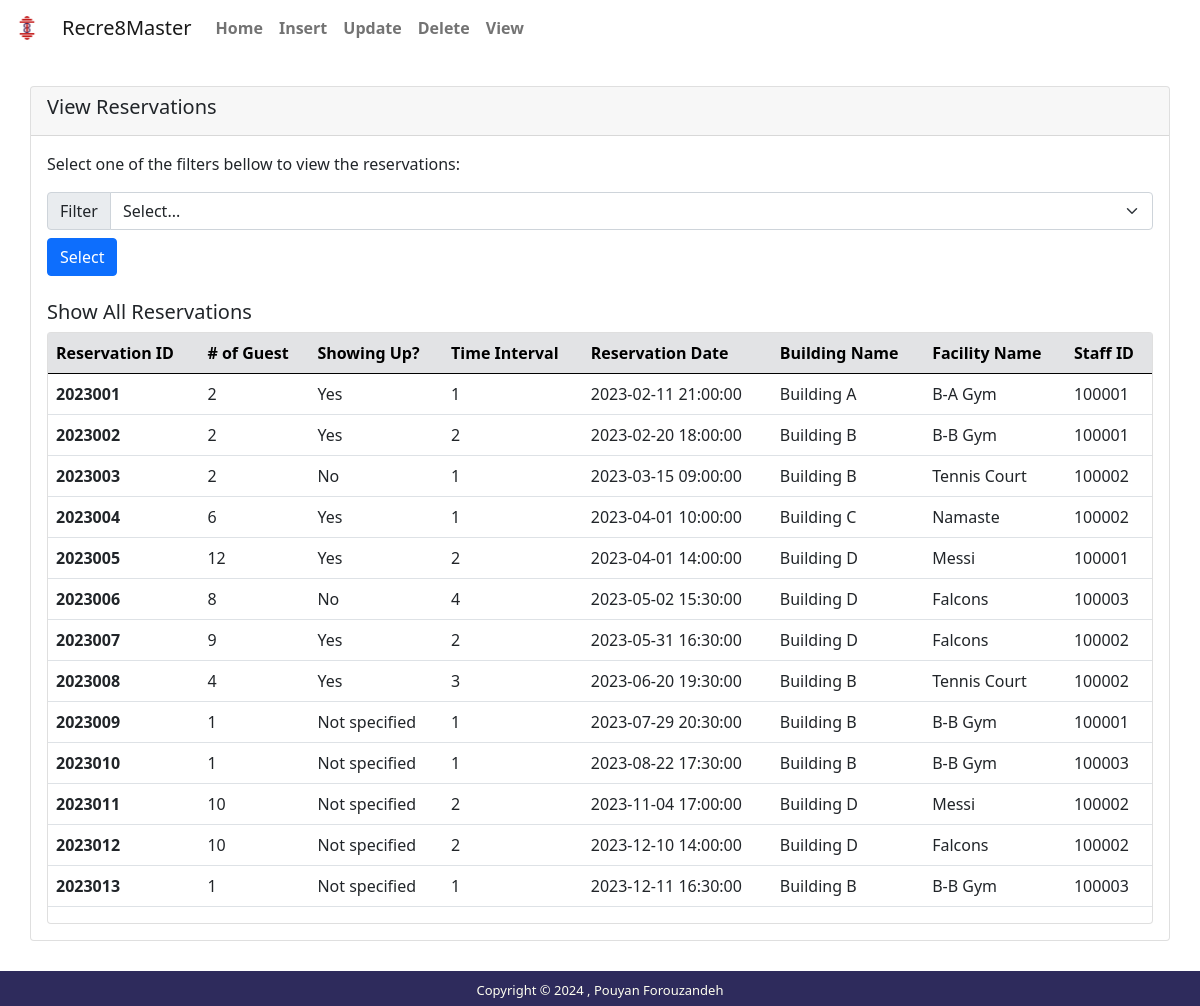
Page /Recre8Master/pages/all-reservation.php on the committed database.
### tables this page shows
CREATE TABLE Reservation(
    ReservationID INT,
    NoOfGuest SMALLINT NOT NULL,
    ShowingUp TINYINT,
    TimeInterval SMALLINT NOT NULL,
    ReservationDate DATETIME NOT NULL,
    BuildingName CHAR(15) NOT NULL,
    FacilityName CHAR(15) NOT NULL,
    StaffID INT NOT NULL,
    PRIMARY KEY (ReservationID),
    FOREIGN KEY (BuildingName) REFERENCES Building(BuildingName),
    FOREIGN KEY (FacilityName, BuildingName) REFERENCES BuildingFacility(FacilityName, BuildingName),
    FOREIGN KEY (StaffID) REFERENCES Employee(StaffID) 
);

### Recre8Master/pages/all-reservation.php (the view, shortened to what this page needs)
<?php include('../components/header.php'); ?>
<main>
    <div class="card">
        <div class="card-header">
            <h5 class="card-title">View Reservations</h5>
        </div>
        <div class="card-body">
            <form method="POST">
                <p class="card-text">
                    Select one of the filters bellow to view the reservations:
                </p>
                <div class="input-group mb-2">
                    <label for="ViewSelection" class="input-group-text">Filter</label>
                    <select class="form-select" id="ViewSelection" name="ViewSelection">
                        <option>Select...</option>
                    </select>
                </div>
                <div class="inlineGroup">
                    <button type="submit" class="btn btn-primary" name="Submit">Select</button>
                </div>
            </form>
            <form method="POST">
                <br />
                <h5 class="card-title">Show All Reservations</h5>
                <div class="card">
                    <table class="table table-hover">
                        <thead>
                            <tr class="table-secondary">
                                <th scope="col">Reservation ID</th>
                                <th scope="col"># of Guest</th>
                                <th scope="col">Showing Up?</th>
                                <th scope="col">Time Interval</th>
                                <th scope="col">Reservation Date</th>
                                <th scope="col">Building Name</th>
                                <th scope="col">Facility Name</th>
                                <th scope="col">Staff ID</th>
                            </tr>
                        </thead>
                        <tbody>
                            <?php
                            $servername = "localhost";
                            $username = "root";
                            $password = "";
                            $dbname = "Recre8MasterPouyan";
                            $sql = "SELECT * FROM Reservation;";
                            try {
                                $conn = new PDO("mysql:host=$servername; dbname=$dbname", $username, $password);
                                $conn->setAttribute(PDO::ATTR_ERRMODE, PDO::ERRMODE_EXCEPTION);
                                $stmnt = $conn->prepare($sql);
                                $stmnt->execute();
                                $rows = $stmnt->fetchAll();
                                if ($rows) {
                                    foreach ($rows as $row) {
                                        echo "<tr>";
                                        echo "<th scope='row'>" . $row['ReservationID'] . "</th>";
                                        echo "<td>" . $row['NoOfGuest'] . "</td>";
                                        echo "<td>" . ($row['ShowingUp'] == '1' ? 'Yes' : ($row['ShowingUp'] == '0' ? 'No' : 'Not specified')) . "</td>";
                                        echo "<td>" . $row['TimeInterval'] . "</td>";
                                        echo "<td>" . $row['ReservationDate'] . "</td>";
                                        echo "<td>" . $row['BuildingName'] . "</td>";
                                        echo "<td>" . $row['FacilityName'] . "</td>";
                                        echo "<td>" . $row['StaffID'] . "</td>";
                                        echo "</tr>";
                                    }
                                } else {
                                    echo "<tr> <td class='error'>Empty!</td><td></td><td></td><td></td><td></td><td></td><td></td><td></td> </tr>";
                                }
                            } catch (PDOException $e) {
                                echo '<script type="text/javascript">
                            const ele = document.getElementById("feedbackMessage");
                            ele.className = "error";
                            ele.innerHTML = errorMessageCreator_other("' . $e->getMessage() . '");
                            </script>';
                            }
                            ?>
                        </tbody>
                    </table>
                </div>
            </form>
        </div>
    </div>
</main>
<?php include('../components/footer.php'); ?>

### Recre8Master/components/header.php (shortened to what this page needs)
<!DOCTYPE html>
<html>
<head>
    <link rel="stylesheet" type="text/css" href="../css/stylesheet.css" />
    <link rel="stylesheet" type="text/css" href="../libraries/bootstrap/css/bootstrap.min.css" />
</head>
<body>
    <header>
        <?php include('../components/navbar.php'); ?>
    </header>

### Recre8Master/components/navbar.php (shortened to what this page needs)
<nav class="navbar navbar-expand-lg navbar-light">
  <div class="container-fluid">
    <img src="../img/Icon.png" alt="logo" width="30" height="24" style="margin-right: 20px;">
    <a class="navbar-brand" href="../">Recre8Master</a>
    <div class="collapse navbar-collapse" id="navbarNavDropdown">
      <ul class="navbar-nav">
        <li class="nav-item"><a class="nav-link" aria-current="page" href="../">Home</span></a></li>
        <li class="nav-item"><a class="nav-link" href="../pages/insert.php">Insert</a></li>
        <li class="nav-item"><a class="nav-link" href="../pages/update.php">Update</a></li>
        <li class="nav-item"><a class="nav-link" href="../pages/delete.php">Delete</a></li>
        <li class="nav-item"><a class="nav-link" href="../pages/view.php">View</a></li>
      </ul>
    </div>
  </div>
</nav>

### Recre8Master/components/footer.php (shortened to what this page needs)
<footer>
    <span>Copyright &copy;
        , Pouyan Forouzandeh
    </span>
</footer>
</body>
</html>

### Recre8Master/css/stylesheet.css (style rules this page uses)
main { min-height: 100%; flex-grow: 1; margin: 30px; }
footer { flex-shrink: 0; padding: 10px; background-color: rgba(4, 0, 60, 0.83); color: ivory; font-size: small; height: 35px; text-align: center; }
.inlineGroup { display: flex; flex-direction: row; align-items: center; column-gap: 20px; }
.nav-link { font-weight: bold; }
.navbar-light { background-color: transparent; }

### rows in the picture
reservation: ReservationID "2023001", NoOfGuest "2", ShowingUp "Yes", TimeInterval "1", ReservationDate "2023-02-11 21:00:00", BuildingName "Building A", FacilityName "B-A Gym", StaffID "100001"
reservation: ReservationID "2023002", NoOfGuest "2", ShowingUp "Yes", TimeInterval "2", ReservationDate "2023-02-20 18:00:00", BuildingName "Building B", FacilityName "B-B Gym", StaffID "100001"
reservation: ReservationID "2023003", NoOfGuest "2", ShowingUp "No", TimeInterval "1", ReservationDate "2023-03-15 09:00:00", BuildingName "Building B", FacilityName "Tennis Court", StaffID "100002"
reservation: ReservationID "2023004", NoOfGuest "6", ShowingUp "Yes", TimeInterval "1", ReservationDate "2023-04-01 10:00:00", BuildingName "Building C", FacilityName "Namaste", StaffID "100002"
reservation: ReservationID "2023005", NoOfGuest "12", ShowingUp "Yes", TimeInterval "2", ReservationDate "2023-04-01 14:00:00", BuildingName "Building D", FacilityName "Messi", StaffID "100001"
reservation: ReservationID "2023006", NoOfGuest "8", ShowingUp "No", TimeInterval "4", ReservationDate "2023-05-02 15:30:00", BuildingName "Building D", FacilityName "Falcons", StaffID "100003"
reservation: ReservationID "2023007", NoOfGuest "9", ShowingUp "Yes", TimeInterval "2", ReservationDate "2023-05-31 16:30:00", BuildingName "Building D", FacilityName "Falcons", StaffID "100002"
reservation: ReservationID "2023008", NoOfGuest "4", ShowingUp "Yes", TimeInterval "3", ReservationDate "2023-06-20 19:30:00", BuildingName "Building B", FacilityName "Tennis Court", StaffID "100002"
reservation: ReservationID "2023009", NoOfGuest "1", shows "Not specified", TimeInterval "1", ReservationDate "2023-07-29 20:30:00", BuildingName "Building B", FacilityName "B-B Gym", StaffID "100001"
reservation: ReservationID "2023010", NoOfGuest "1", shows "Not specified", TimeInterval "1", ReservationDate "2023-08-22 17:30:00", BuildingName "Building B", FacilityName "B-B Gym", StaffID "100003"
reservation: ReservationID "2023011", NoOfGuest "10", shows "Not specified", TimeInterval "2", ReservationDate "2023-11-04 17:00:00", BuildingName "Building D", FacilityName "Messi", StaffID "100002"
reservation: ReservationID "2023012", NoOfGuest "10", shows "Not specified", TimeInterval "2", ReservationDate "2023-12-10 14:00:00", BuildingName "Building D", FacilityName "Falcons", StaffID "100002"
reservation: ReservationID "2023013", NoOfGuest "1", shows "Not specified", TimeInterval "1", ReservationDate "2023-12-11 16:30:00", BuildingName "Building B", FacilityName "B-B Gym", StaffID "100003"
